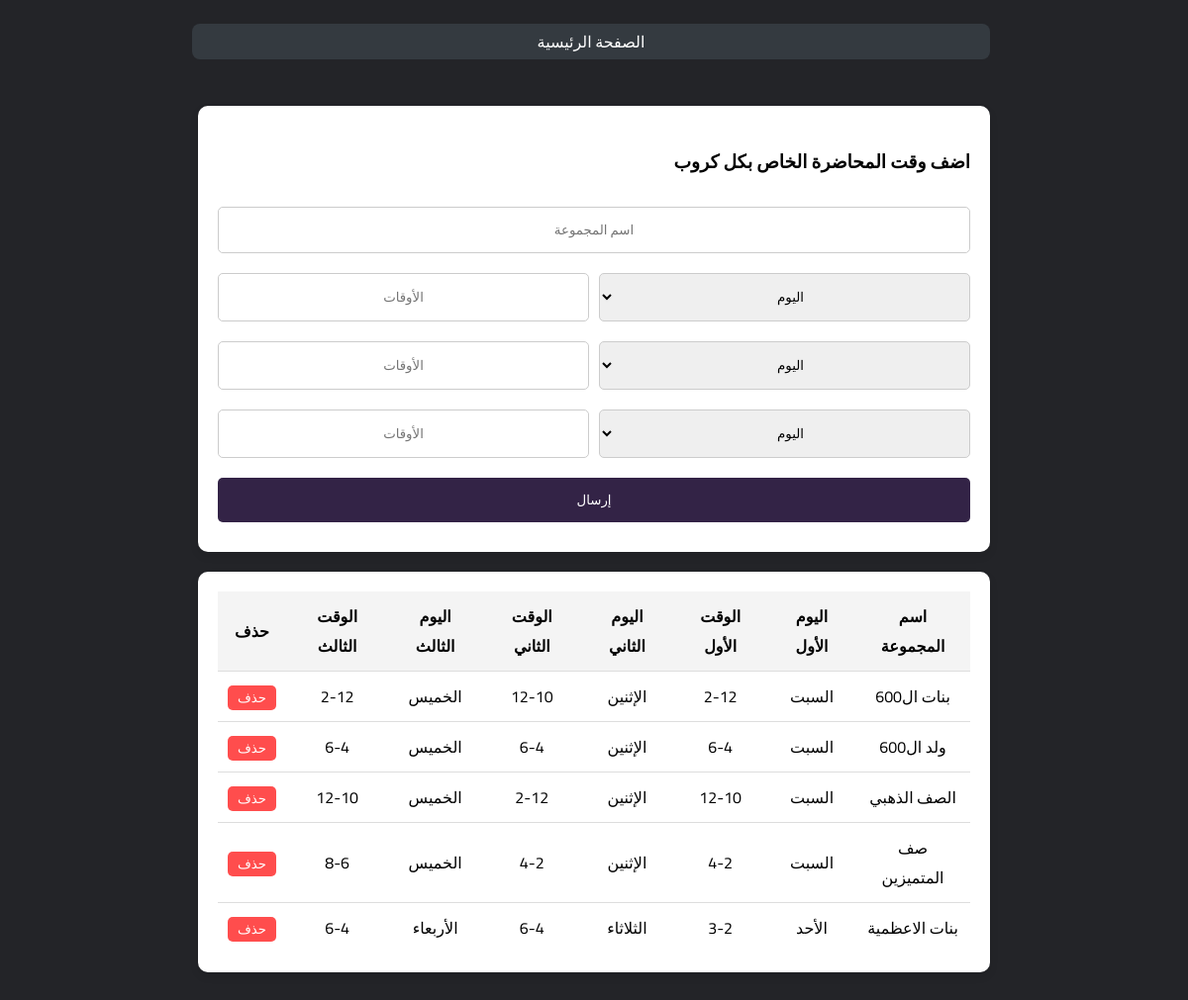
Screenshot of /schedules.php (signed in) with the database file from the repository.
### tables this page shows
CREATE TABLE `schedules` (
  `id` int(255) NOT NULL,
  `group_name` varchar(255) NOT NULL,
  `day1` varchar(255) NOT NULL,
  `time1` varchar(255) NOT NULL,
  `day2` varchar(255) NOT NULL,
  `time2` varchar(255) NOT NULL,
  `day3` varchar(255) NOT NULL,
  `time3` varchar(255) NOT NULL
);

### schedules.php (the view, shortened to what this page needs)
<?php
global $connect;
mysqli_set_charset($connect, 'utf8');
?>
<!DOCTYPE html>
<html lang="ar">
<head>
</head>
<body>
    <div class="container">
        <div class="HomePage"><a href="./Admin.php"> <i class="fa-solid fa-house"></i> الصفحة الرئيسية</a></div>
        <div class="card">
            <h3>اضف وقت المحاضرة الخاص بكل كروب</h3>
            <form method="post" action="">
                <input type="text" name="group_name" placeholder="اسم المجموعة" required>
                <div class="row">
                    <select name="day1" required>
                        <option value="" disabled selected>اليوم</option>
                    </select>
                    <input type="text" name="time1" placeholder="الأوقات" required>
                </div>
                <div class="row">
                    <select name="day2" required>
                        <option value="" disabled selected>اليوم</option>
                    </select>
                    <input type="text" name="time2" placeholder="الأوقات" required>
                </div>
                <div class="row">
                    <select name="day3" required>
                        <option value="" disabled selected>اليوم</option>
                    </select>
                    <input type="text" name="time3" placeholder="الأوقات" required>
                </div>
                <button type="submit">إرسال</button>
            </form>
        </div>
        <table>
            <tr>
                <th>اسم المجموعة</th>
                <th>اليوم الأول</th>
                <th>الوقت الأول</th>
                <th>اليوم الثاني</th>
                <th>الوقت الثاني</th>
                <th>اليوم الثالث</th>
                <th>الوقت الثالث</th>
                <th>حذف</th>
            </tr>
            <?php
            $sql = "SELECT * FROM schedules";
            $result = $connect->query($sql);
            if ($result->num_rows > 0) {
                while($row = $result->fetch_assoc()) {
                    echo "<tr>
                        <td>{$row['group_name']}</td>
                        <td>{$row['day1']}</td>
                        <td>{$row['time1']}</td>
                        <td>{$row['day2']}</td>
                        <td>{$row['time2']}</td>
                        <td>{$row['day3']}</td>
                        <td>{$row['time3']}</td>
                        <td>
                            <form method='post' action=''>
                                <input type='hidden' name='delete_id' value='{$row['id']}'>
                                <button type='submit'>حذف</button>
                            </form>
                        </td>
                    </tr>";
                }
            } else {
                echo "<tr><td colspan='8'>لا توجد بيانات</td></tr>";
            }
            ?>
        </table>
    </div>
</body>
</html>

### schedules.php (style rules this page uses)
body { font-family: 'Cairo', sans-serif; background-color: #232428; margin: 0; padding: 20px; display: flex; justify-content: center; align-items: center; min-height: 100vh; direction: rtl; flex-direction: column; }
.container { width: 100%; max-width: 800px; display: flex; flex-direction: column; align-items: center; }
.card, table { background-color: #fff; border-radius: 10px; box-shadow: 0 4px 8px rgba(0, 0, 0, 0.1); width: 100%; margin: 10px 0; padding: 20px; box-sizing: border-box; }
.card input, .card select, .card button { width: 100%; padding: 10px; margin: 10px 0; border: 1px solid #ccc; border-radius: 5px; box-sizing: border-box; font-family: 'Cairo', sans-serif; text-align: center; }
.card .row { display: flex; flex-wrap: wrap; gap: 10px; }
.card .row select, .card .row input { flex: 1; min-width: calc(50% - 10px); }
.card button { background-color: #332346; color: white; border: none; cursor: pointer; transition: background-color 0.3s; font-family: 'Cairo', sans-serif; }
.HomePage { background: #343a40; padding: 3px; border-radius: 8px; text-align: center; width: 100%; margin: 4px auto 37px; }
.HomePage a { color: #FFF; text-decoration: none; }
table { border-collapse: collapse; width: 100%; overflow-x: auto; display: block; }
table th, table td { padding: 10px; text-align: center; border-bottom: 1px solid #ddd; }
table th { background-color: #f4f4f4; }
table tr:last-child td { border-bottom: none; }
table button { background-color: #ff4d4d; color: white; border: none; padding: 5px 10px; cursor: pointer; border-radius: 5px; }

### rows the page displays
schedules: group_name "بنات ال600", day1 "السبت", time1 "2-12", day2 "الإثنين", time2 "12-10", day3 "الخميس", time3 "2-12"
schedules: group_name "ولد ال600", day1 "السبت", time1 "6-4", day2 "الإثنين", time2 "6-4", day3 "الخميس", time3 "6-4"
schedules: group_name "الصف الذهبي", day1 "السبت", time1 "12-10", day2 "الإثنين", time2 "2-12", day3 "الخميس", time3 "12-10"
schedules: group_name "صف المتميزين", day1 "السبت", time1 "4-2", day2 "الإثنين", time2 "4-2", day3 "الخميس", time3 "8-6"
schedules: group_name "بنات الاعظمية", day1 "الأحد", time1 "3-2", day2 "الثلاثاء", time2 "6-4", day3 "الأربعاء", time3 "6-4"
